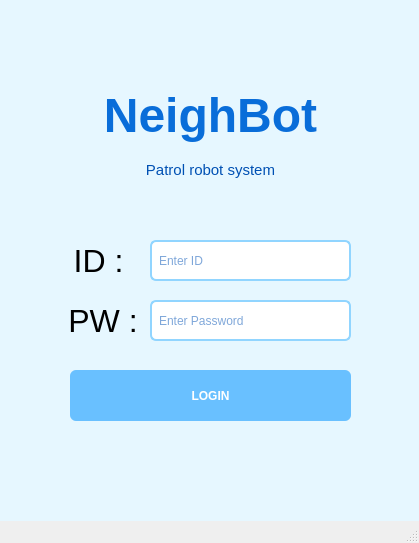
<?xml version="1.0" encoding="UTF-8"?>
<ui version="4.0">
 <class>MainWindow</class>
 <widget class="QMainWindow" name="MainWindow">
  <property name="geometry">
   <rect>
    <x>0</x>
    <y>0</y>
    <width>419</width>
    <height>543</height>
   </rect>
  </property>
  <property name="windowTitle">
   <string>MainWindow</string>
  </property>
  <widget class="QWidget" name="centralwidget">
   <property name="styleSheet">
    <string notr="true">background-color: #E6F7FF;

</string>
   </property>
   <widget class="QLabel" name="label_neighbot">
    <property name="geometry">
     <rect>
      <x>70</x>
      <y>70</y>
      <width>281</width>
      <height>91</height>
     </rect>
    </property>
    <property name="font">
     <font>
      <pointsize>36</pointsize>
      <weight>75</weight>
      <bold>true</bold>
     </font>
    </property>
    <property name="styleSheet">
     <string notr="true">color: #096DD9;
</string>
    </property>
    <property name="text">
     <string>NeighBot</string>
    </property>
    <property name="alignment">
     <set>Qt::AlignCenter</set>
    </property>
   </widget>
   <widget class="QLabel" name="label_subtitle">
    <property name="geometry">
     <rect>
      <x>80</x>
      <y>160</y>
      <width>261</width>
      <height>19</height>
     </rect>
    </property>
    <property name="font">
     <font>
      <pointsize>11</pointsize>
     </font>
    </property>
    <property name="styleSheet">
     <string notr="true">color: #0050B3;
font-size: 11pt;
</string>
    </property>
    <property name="text">
     <string>Patrol robot system</string>
    </property>
    <property name="alignment">
     <set>Qt::AlignCenter</set>
    </property>
   </widget>
   <widget class="QLineEdit" name="input_id">
    <property name="geometry">
     <rect>
      <x>150</x>
      <y>240</y>
      <width>201</width>
      <height>41</height>
     </rect>
    </property>
    <property name="styleSheet">
     <string notr="true">QLineEdit {
    background-color: #FFFFFF;
    border: 2px solid #91D5FF;
    border-radius: 6px;
    padding: 5px;
    color: #0050B3;
}

QLineEdit:focus {
    border: 2px solid #40A9FF;
}
</string>
    </property>
    <property name="placeholderText">
     <string>Enter ID</string>
    </property>
   </widget>
   <widget class="QLabel" name="label_id">
    <property name="geometry">
     <rect>
      <x>70</x>
      <y>240</y>
      <width>66</width>
      <height>41</height>
     </rect>
    </property>
    <property name="font">
     <font>
      <pointsize>24</pointsize>
     </font>
    </property>
    <property name="text">
     <string>ID : </string>
    </property>
    <property name="alignment">
     <set>Qt::AlignCenter</set>
    </property>
   </widget>
   <widget class="QLabel" name="label_pw">
    <property name="geometry">
     <rect>
      <x>70</x>
      <y>300</y>
      <width>66</width>
      <height>41</height>
     </rect>
    </property>
    <property name="font">
     <font>
      <pointsize>24</pointsize>
     </font>
    </property>
    <property name="text">
     <string>PW :</string>
    </property>
    <property name="alignment">
     <set>Qt::AlignCenter</set>
    </property>
   </widget>
   <widget class="QLineEdit" name="input_pw">
    <property name="geometry">
     <rect>
      <x>150</x>
      <y>300</y>
      <width>201</width>
      <height>41</height>
     </rect>
    </property>
    <property name="styleSheet">
     <string notr="true">QLineEdit {
    background-color: #FFFFFF;
    border: 2px solid #91D5FF;
    border-radius: 6px;
    padding: 5px;
    color: #0050B3;
}

QLineEdit:focus {
    border: 2px solid #40A9FF;
}
</string>
    </property>
    <property name="placeholderText">
     <string>Enter Password</string>
    </property>
   </widget>
   <widget class="QPushButton" name="btn_login">
    <property name="geometry">
     <rect>
      <x>70</x>
      <y>370</y>
      <width>281</width>
      <height>51</height>
     </rect>
    </property>
    <property name="styleSheet">
     <string notr="true">QPushButton {
    background-color: #69C0FF;
    color: white;
    font-weight: bold;
    border-radius: 6px;
    padding: 6px;
}

QPushButton:hover {
    background-color: #40A9FF;
    cursor: pointer;
}

QPushButton:pressed {
    background-color: #1890FF;
}
</string>
    </property>
    <property name="text">
     <string>LOGIN</string>
    </property>
   </widget>
  </widget>
  <widget class="QStatusBar" name="statusbar"/>
 </widget>
 <resources/>
 <connections/>
</ui>
